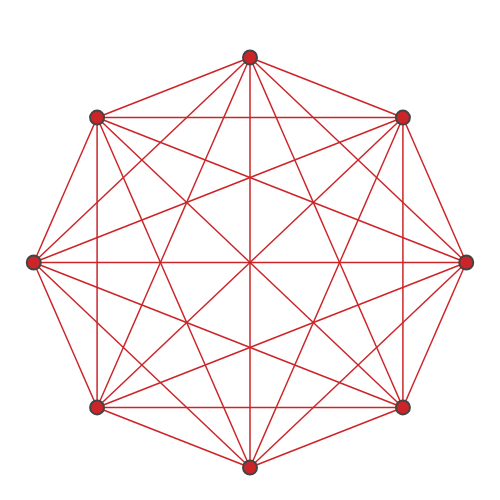

Here is the notebook cell this chart was saved with:
### Code cell
plot.subgraph(phat_graph.subgraph(largest_clique))

### Figure 1 — Plotly figure (JSON) as saved in the notebook; plotly's stock layout.template omitted (floating-point values rounded to 4 significant figures)
{"data": [{"hoverinfo": "none", "line": {"color": "#cc2529", "width": 1.5}, "mode": "lines", "type": "scatter", "x": [1, 0.7071, null, 1, -1.0, null, 1, -0.7071, null, 1, -6.364e-09, null, 1, -0.7071, null, 1, 1.211e-09, null, 1, 0.7071, null, 0.7071, -1.0, null, 0.7071, -0.7071, null, 0.7071, -6.364e-09, null, 0.7071, -0.7071, null, 0.7071, 1.211e-09, null, 0.7071, 0.7071, null, 1.211e-09, -1.0, null, 1.211e-09, -0.7071, null, 1.211e-09, -6.364e-09, null, 1.211e-09, -0.7071, null, 1.211e-09, 0.7071, null, -0.7071, -1.0, null, -0.7071, -0.7071, null, -0.7071, -6.364e-09, null, -0.7071, 0.7071, null, -1.0, -0.7071, null, -1.0, -6.364e-09, null, -1.0, 0.7071, null, -0.7071, -6.364e-09, null, -0.7071, 0.7071, null, -6.364e-09, 0.7071, null], "y": [-9.648e-09, 0.7071, null, -9.648e-09, -9.343e-09, null, -9.648e-09, -0.7071, null, -9.648e-09, -1.0, null, -9.648e-09, 0.7071, null, -9.648e-09, 1.0, null, -9.648e-09, -0.7071, null, 0.7071, -9.343e-09, null, 0.7071, -0.7071, null, 0.7071, -1.0, null, 0.7071, 0.7071, null, 0.7071, 1.0, null, 0.7071, -0.7071, null, 1.0, -9.343e-09, null, 1.0, -0.7071, null, 1.0, -1.0, null, 1.0, 0.7071, null, 1.0, -0.7071, null, 0.7071, -9.343e-09, null, 0.7071, -0.7071, null, 0.7071, -1.0, null, 0.7071, -0.7071, null, -9.343e-09, -0.7071, null, -9.343e-09, -1.0, null, -9.343e-09, -0.7071, null, -0.7071, -1.0, null, -0.7071, -0.7071, null, -1.0, -0.7071, null]}, {"hoverinfo": "text", "marker": {"color": "#cc2529", "line": {"width": 2}, "size": 14}, "mode": "markers", "text": ["295", "48", "273", "243", "53", "87", "152", "279"], "type": "scatter", "x": [1, 0.7071, 1.211e-09, -0.7071, -1.0, -0.7071, -6.364e-09, 0.7071], "y": [-9.648e-09, 0.7071, 1.0, 0.7071, -9.343e-09, -0.7071, -1.0, -0.7071]}], "layout": {"height": 500, "hovermode": "closest", "margin": {"b": 0, "l": 0, "r": 0, "t": 25}, "plot_bgcolor": "#ffffff", "showlegend": false, "width": 500, "xaxis": {"showgrid": false, "showticklabels": false, "zeroline": false}, "yaxis": {"showgrid": false, "showticklabels": false, "zeroline": false}}}
